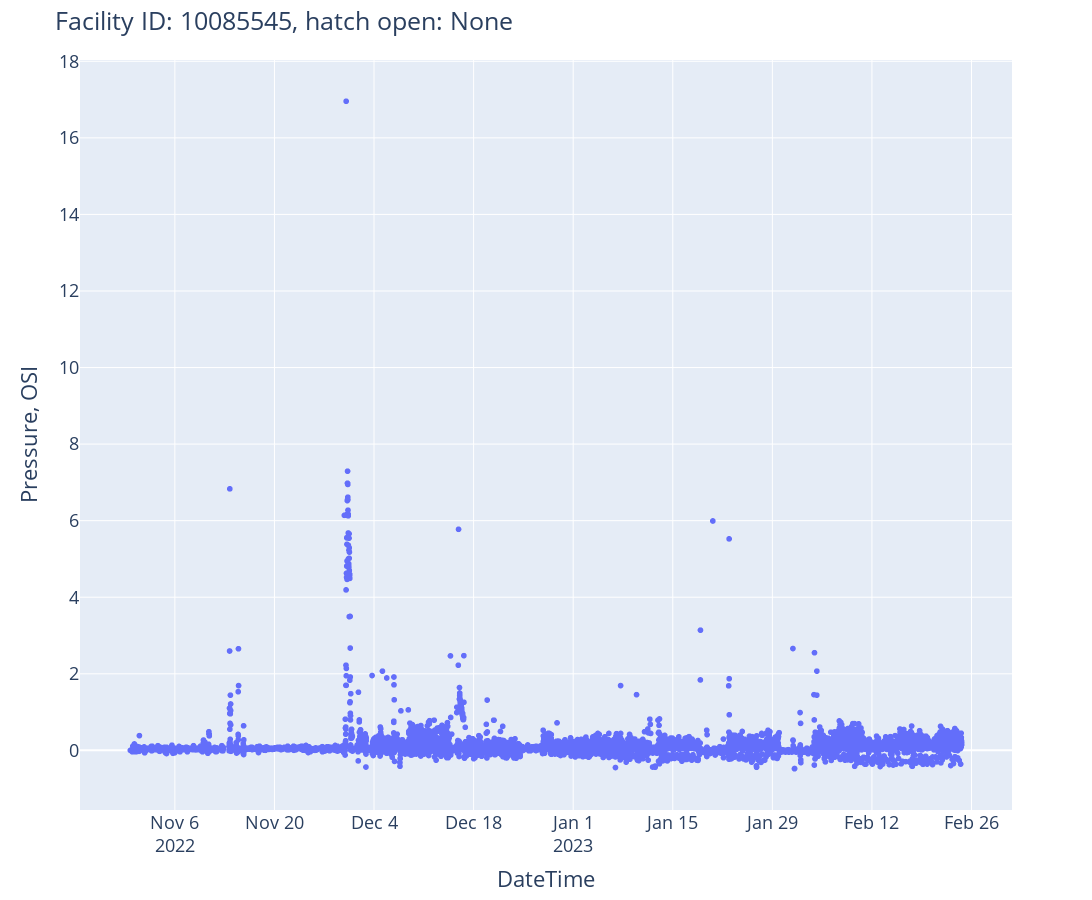

The code cell stored with this chart in its notebook:
### Code cell
# check thp for one facility that we magically knew it had open thief hatch

facility_id = 10085545
df_thp_460 = df_thp[df_thp.FACILITY_ID == facility_id].copy()
df_thp_460.timestamp = pd.to_datetime(df_thp_460.timestamp)
#df_thp_460 = df_thp_460[(np.abs(stats.zscore(df_thp_460['pressure_osi'])) < 3)]
print(df_thp_460.head())

from utils import plot_ts_open_hatch
fig = plot_ts_open_hatch(dfi=df_thp_460, fac_id=facility_id)
fig.show()

### Figure 1 — Plotly figure (JSON) as saved in the notebook; plotly's stock layout.template omitted (floating-point values rounded to 4 significant figures; data arrays with more than 128 entries replaced by an {"elided": "..."} marker saying what was removed)
{"data": [{"hovertemplate": "timestamp=%{x}<br>pressure_osi=%{y}<extra></extra>", "legendgroup": "", "marker": {"color": "#636efa", "symbol": "circle"}, "mode": "markers", "name": "", "showlegend": false, "type": "scattergl", "x": {"elided": "10181 str values"}, "xaxis": "x", "y": {"elided": "10181 float values"}, "yaxis": "y"}], "layout": {"font": {"size": 18}, "height": 900, "legend": {"tracegroupgap": 0}, "margin": {"t": 60}, "title": {"text": "Facility ID: 10085545, hatch open: None"}, "width": 1600, "xaxis": {"anchor": "y", "domain": [0, 1], "title": {"text": "DateTime"}}, "yaxis": {"anchor": "x", "domain": [0, 1], "title": {"text": "Pressure, OSI"}}}}
